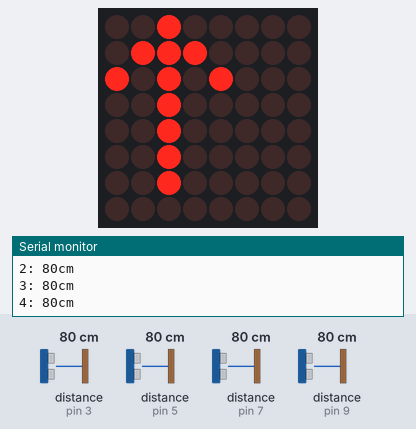
This sketch was run on a simulated Arduino Uno, built with avr-gcc and run on an emulated ATmega328P. Parts: 8×8 LED matrix, the last lines printed to the serial monitor. The test bench sets the inputs (shaded band); at power-on: distance to the obstacle (sensors on pin 3, pin 5, pin 7, pin 9) 80 cm. The echo pulse lasts 58.3 µs per cm.

Above: at 2.3 s.
2.4 s: distance to the obstacle (sensor on pin 3) set to 120 cm
At 4.1 s:
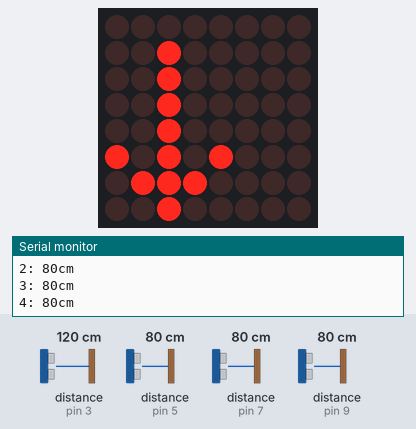
4.6 s: distance to the obstacle (sensor on pin 5) set to 120 cm
At 5.4 s:
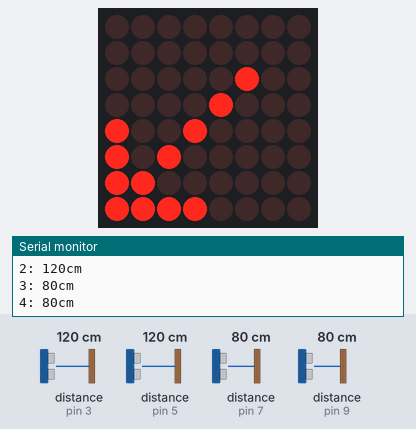
6.7 s: distance to the obstacle (sensor on pin 7) set to 120 cm
At 8.1 s:
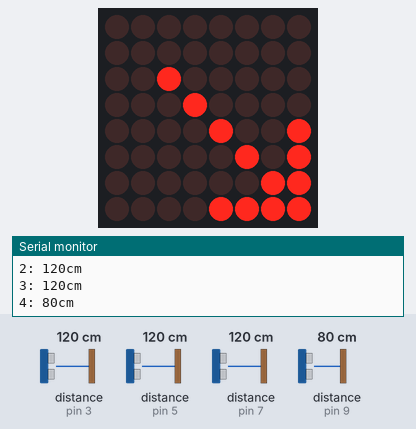
9.2 s: distance to the obstacle (sensor on pin 7) set to 2 cm
At 10.4 s:
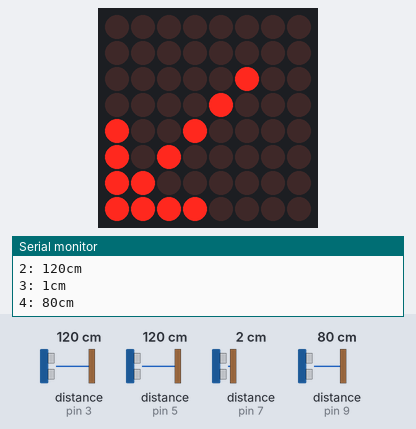
11.3 s: distance to the obstacle (sensor on pin 7) set to 250 cm
At 13.2 s:
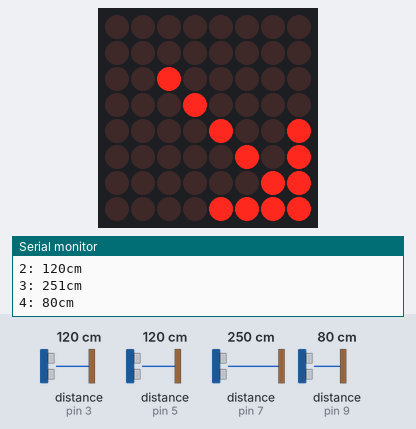
Timing chart, 0 to 14.7 s (numbered marks = the images above; inputs shaded):
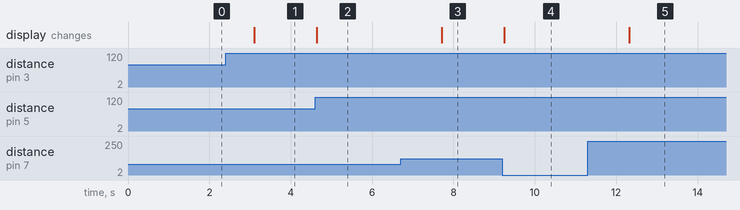

The sketch:

UltraSonic.ino
```cpp
/**
  CSE-341 Micro-Controller Project
  Name: BikeBlindSpot Doc
  Purpose: Code to detect the proximity of nearby vehicle and warn driver.

  @author Adyel Ullahil Mamun
  @version 0.5.5 17/03/2019
*/

#include "LedControl.h"


// Configuration

constexpr auto CLK_PIN = 10;
constexpr auto CS_PIN = 11;
constexpr auto DIN_PIN = 12;

constexpr auto BUZZER_PIN = 4;

// Ultrasonic Sensor Trigger Pin
// This must be set to use readUltrasonicDistance(int echoPin)
// function
constexpr int COMMON_TRIG_PIN = 2;

LedControl display = LedControl(DIN_PIN, CLK_PIN, CS_PIN);

// IMAGE Data
// Check here https://xantorohara.github.io/led-matrix-editor/
const uint64_t LEFT_ARROW = 0x0f03050910200000;
const uint64_t RIGHT_ARROW = 0xf0c0a09008040000;
const uint64_t FORWARD_ARROW = 0x0004040404150e04;
const uint64_t BACKWARD_ARROW = 0x040e150404040400;


// GLOBAL Variable
unsigned int MIN_DISTANCE = 360;
unsigned int CLOSEST_PING;

// All Functions
void displayImage(uint64_t image);
long readUltrasonicDistance(int triggerPin, int echoPin);
long readUltrasonicDistance(int echoPin);
void ledCondition(int sensor);
void updateClosestPing(long distance, int sensor);
void detectDistance(int sensor, long distance);
void buzz();

void setup() {
  Serial.begin(9600);

  display.clearDisplay(0);
  display.shutdown(0, false);
  display.setIntensity(0, 10);
}

void loop() {

  MIN_DISTANCE = 360;

  long distance_one = 0.01723 * readUltrasonicDistance(3);
  detectDistance(1, distance_one);

  long distance_two = 0.01723 * readUltrasonicDistance(5);
  detectDistance(2, distance_two);

  long distance_three = 0.01723 * readUltrasonicDistance(7);
  detectDistance(3, distance_three);

  long distance_four = 0.01723 * readUltrasonicDistance(9);
  detectDistance(4, distance_four);

  ledCondition(CLOSEST_PING);
  delay(1500);
}

void ledCondition(int sensor) {

  switch (sensor) {
  case 1:
    displayImage(FORWARD_ARROW);
    break;
  case 2:
    displayImage(BACKWARD_ARROW);
    break;
  case 3:
    displayImage(LEFT_ARROW);
    break;
  case 4:
    displayImage(RIGHT_ARROW);
    break;
  default:
    break;
  }
}

void detectDistance(int sensor, long distance) {
  if (distance >= 330 || distance == 0) {
    Serial.print(sensor);
    Serial.println(": is Out of range");
  } else {
	buzz();
    Serial.print(sensor);
    Serial.print(": ");
    Serial.print(distance);
    Serial.println("cm");
    updateClosestPing(distance, sensor);
  }
}

void updateClosestPing(long distance, int sensor) {
  if (MIN_DISTANCE > distance) {
    CLOSEST_PING = sensor;
    MIN_DISTANCE = distance;
  }
}

long readUltrasonicDistance(int triggerPin, int echoPin) {

  pinMode(triggerPin, OUTPUT); // Clear the trigger
  digitalWrite(triggerPin, LOW);
  delayMicroseconds(2);

  // Sets the trigger pin to HIGH state for 10 microseconds
  digitalWrite(triggerPin, HIGH);
  delayMicroseconds(10);
  digitalWrite(triggerPin, LOW);
  pinMode(echoPin, INPUT);
  // Reads the echo pin, and returns the sound wave travel time in microseconds
  return pulseIn(echoPin, HIGH);
}


// Common Trigger must be defined to use this
long readUltrasonicDistance(int echoPin){
	return readUltrasonicDistance(COMMON_TRIG_PIN, echoPin);
}

void buzz(){
	digitalWrite(BUZZER_PIN, LOW);
}

void displayImage(uint64_t image) {

  display.clearDisplay(0);

  for (int i = 0; i < 8; i++) {
    byte row = (image >> i * 8) & 0xFF;
    for (int j = 0; j < 8; j++) {
      display.setLed(0, i, j, bitRead(row, j));
    }
  }
}
```

Measured:
- after the input at 2.4 s, the display: changes after 0.70 s (image 1)
- after the input at 4.6 s, the display: changes at once (image 2)
- after the input at 6.7 s, the display: changes after 1.0 s (image 3)
- after the input at 9.2 s, the display: changes after 0.05 s (image 4)
- after the input at 11.3 s, the display: changes after 1.0 s (image 5)
